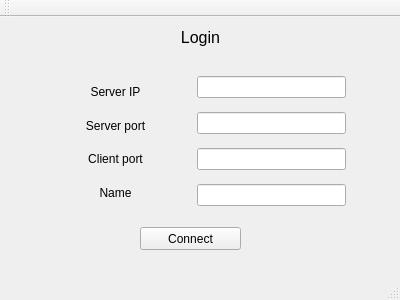
<?xml version="1.0" encoding="UTF-8"?>
<ui version="4.0">
 <class>MainWindow</class>
 <widget class="QMainWindow" name="MainWindow">
  <property name="geometry">
   <rect>
    <x>0</x>
    <y>0</y>
    <width>400</width>
    <height>300</height>
   </rect>
  </property>
  <property name="windowTitle">
   <string>MainWindow</string>
  </property>
  <widget class="QWidget" name="centralWidget">
   <widget class="QLabel" name="label">
    <property name="geometry">
     <rect>
      <x>160</x>
      <y>10</y>
      <width>81</width>
      <height>21</height>
     </rect>
    </property>
    <property name="text">
     <string>&lt;html&gt;&lt;head/&gt;&lt;body&gt;&lt;p align=&quot;center&quot;&gt;&lt;span style=&quot; font-size:12pt;&quot;&gt;Login&lt;/span&gt;&lt;/p&gt;&lt;/body&gt;&lt;/html&gt;</string>
    </property>
   </widget>
   <widget class="QPushButton" name="pushButton">
    <property name="geometry">
     <rect>
      <x>140</x>
      <y>210</y>
      <width>101</width>
      <height>23</height>
     </rect>
    </property>
    <property name="text">
     <string>Connect</string>
    </property>
   </widget>
   <widget class="QWidget" name="">
    <property name="geometry">
     <rect>
      <x>60</x>
      <y>50</y>
      <width>111</width>
      <height>151</height>
     </rect>
    </property>
    <layout class="QVBoxLayout" name="verticalLayout">
     <item>
      <widget class="QLabel" name="label_IP">
       <property name="text">
        <string>&lt;html&gt;&lt;head/&gt;&lt;body&gt;&lt;p align=&quot;center&quot;&gt;Server IP&lt;/p&gt;&lt;/body&gt;&lt;/html&gt;</string>
       </property>
      </widget>
     </item>
     <item>
      <widget class="QLabel" name="label_sport">
       <property name="text">
        <string>&lt;html&gt;&lt;head/&gt;&lt;body&gt;&lt;p align=&quot;center&quot;&gt;Server port&lt;/p&gt;&lt;/body&gt;&lt;/html&gt;</string>
       </property>
      </widget>
     </item>
     <item>
      <widget class="QLabel" name="label_cport">
       <property name="text">
        <string>&lt;html&gt;&lt;head/&gt;&lt;body&gt;&lt;p align=&quot;center&quot;&gt;Client port&lt;/p&gt;&lt;/body&gt;&lt;/html&gt;</string>
       </property>
      </widget>
     </item>
     <item>
      <widget class="QLabel" name="label_cname">
       <property name="text">
        <string>&lt;html&gt;&lt;head/&gt;&lt;body&gt;&lt;p align=&quot;center&quot;&gt;Name&lt;/p&gt;&lt;/body&gt;&lt;/html&gt;</string>
       </property>
      </widget>
     </item>
    </layout>
   </widget>
   <widget class="QWidget" name="">
    <property name="geometry">
     <rect>
      <x>186</x>
      <y>40</y>
      <width>171</width>
      <height>171</height>
     </rect>
    </property>
    <layout class="QVBoxLayout" name="verticalLayout_2">
     <item>
      <widget class="QLineEdit" name="lineEdit_IP"/>
     </item>
     <item>
      <widget class="QLineEdit" name="lineEdit_sport"/>
     </item>
     <item>
      <widget class="QLineEdit" name="lineEdit_cport"/>
     </item>
     <item>
      <widget class="QLineEdit" name="lineEdit_cname"/>
     </item>
    </layout>
   </widget>
  </widget>
  <widget class="QMenuBar" name="menuBar">
   <property name="geometry">
    <rect>
     <x>0</x>
     <y>0</y>
     <width>400</width>
     <height>20</height>
    </rect>
   </property>
  </widget>
  <widget class="QToolBar" name="mainToolBar">
   <attribute name="toolBarArea">
    <enum>TopToolBarArea</enum>
   </attribute>
   <attribute name="toolBarBreak">
    <bool>false</bool>
   </attribute>
  </widget>
  <widget class="QStatusBar" name="statusBar"/>
 </widget>
 <layoutdefault spacing="6" margin="11"/>
 <resources/>
 <connections/>
</ui>
